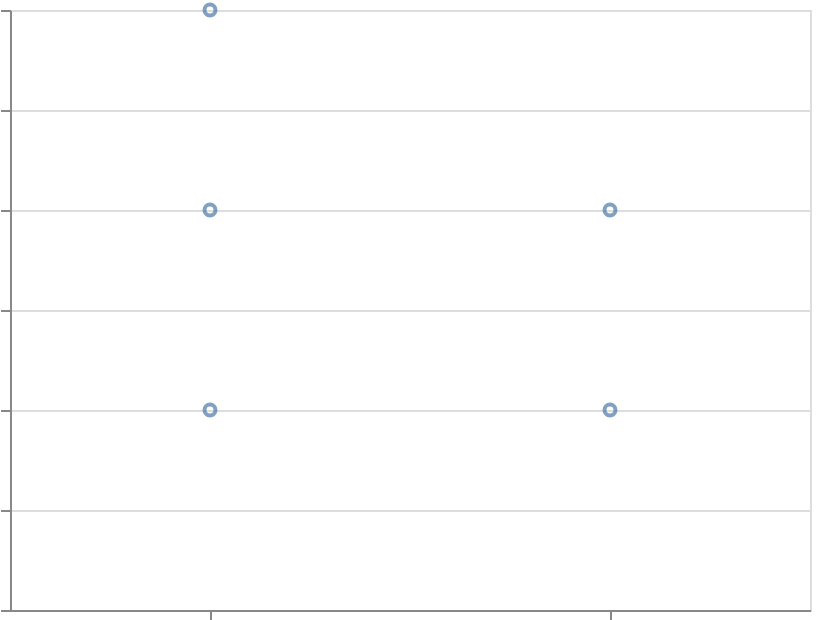

Vega-Lite specification stored for this chart:
### Vega-Lite specification from a JSON file in a GitHub repository (floating-point values rounded to 4 significant figures)
{"$schema": "https://vega.github.io/schema/vega-lite/v6.json", "width": 400, "height": 300, "padding": 5, "autosize": "none", "data": {"values": [{"cat": "A", "val": 3}, {"cat": "A", "val": 7}, {"cat": "A", "val": 5}, {"cat": "B", "val": 2}, {"cat": "B", "val": 8}]}, "mark": "point", "encoding": {"x": {"field": "cat", "type": "nominal", "axis": {"labels": false, "title": null}}, "y": {"field": "rank", "type": "quantitative", "axis": {"labels": false, "title": null}}}, "transform": [{"window": [{"op": "rank", "as": "rank"}], "sort": [{"field": "val", "order": "descending"}], "groupby": ["cat"]}]}
